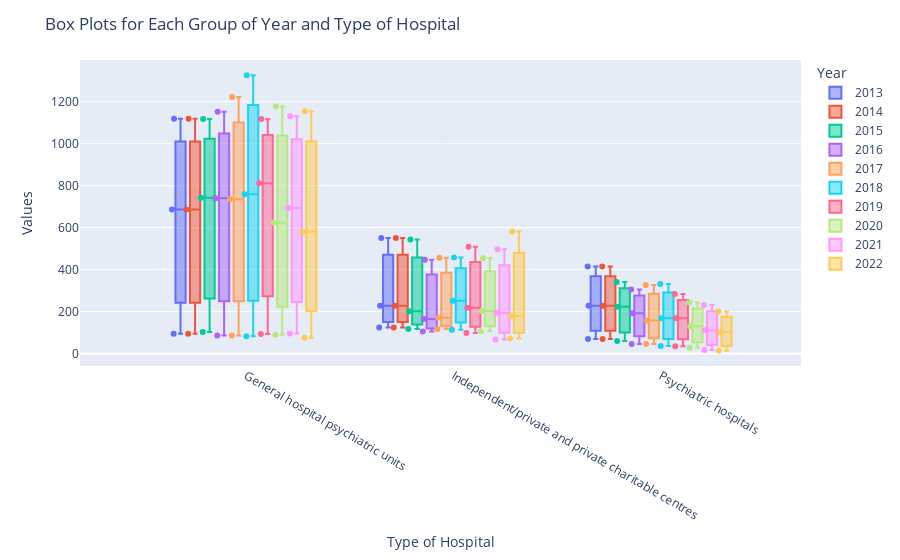

The code cell stored with this chart in its notebook:
### Code cell
import plotly.express as px

# Preparing the data for the box plots, extracting necessary statistics
box_data = []
for name, group in group1:
    year, hospital_type = name
    stats = calculate_stats(pd.DataFrame(group))
    stats_df = stats.reset_index()
    stats_df.rename(columns={'VALUE': 'statistic'}, inplace=True)
    stats_df['Year'] = year
    stats_df['Type of Hospital'] = hospital_type
    box_data.append(stats_df)

# Concatenating all the dataframes into one
box_data = pd.concat(box_data, ignore_index=True)

# Filter the dataframe for the boxplot-related statistics only
boxplot_data = box_data[['Year', 'Type of Hospital', 'Q1', 'Q3', 'Median', 'IQR']]

# Creating the box plot
fig = px.box(boxplot_data, x='Type of Hospital', y=['Q1', 'Median', 'Q3'],
             color='Year', points="all", labels={'variable': 'Statistic', 'value': 'Value'},
             hover_data={'IQR': True})

# Customizing the layout
fig.update_layout(
    title='Box Plots for Each Group of Year and Type of Hospital',
    xaxis_title='Type of Hospital',
    yaxis_title='Values',
    legend_title='Year'
)

# Show the plot
fig.show()

### Figure 1 — Plotly figure (JSON) as saved in the notebook; plotly's stock layout.template omitted (floating-point values rounded to 4 significant figures)
{"data": [{"alignmentgroup": "True", "boxpoints": "all", "customdata": [[1024.0], [426.5], [345], [1024.0], [426.5], [345], [1024.0], [426.5], [345]], "hovertemplate": "Year=2013<br>Type of Hospital=%{x}<br>Value=%{y}<br>IQR=%{customdata[0]}<extra></extra>", "legendgroup": "2013", "marker": {"color": "#636efa"}, "name": "2013", "notched": false, "offsetgroup": "2013", "orientation": "v", "showlegend": true, "type": "box", "x": ["General hospital psychiatric units", "Independent/private and private charitable centres", "Psychiatric hospitals", "General hospital psychiatric units", "Independent/private and private charitable centres", "Psychiatric hospitals", "General hospital psychiatric units", "Independent/private and private charitable centres", "Psychiatric hospitals"], "x0": " ", "xaxis": "x", "y": [94.25, 124.5, 69.5, 686, 228, 228, 1118.0, 551, 414.5], "y0": " ", "yaxis": "y"}, {"alignmentgroup": "True", "boxpoints": "all", "customdata": [[1024.0], [426.5], [345], [1024.0], [426.5], [345], [1024.0], [426.5], [345]], "hovertemplate": "Year=2014<br>Type of Hospital=%{x}<br>Value=%{y}<br>IQR=%{customdata[0]}<extra></extra>", "legendgroup": "2014", "marker": {"color": "#EF553B"}, "name": "2014", "notched": false, "offsetgroup": "2014", "orientation": "v", "showlegend": true, "type": "box", "x": ["General hospital psychiatric units", "Independent/private and private charitable centres", "Psychiatric hospitals", "General hospital psychiatric units", "Independent/private and private charitable centres", "Psychiatric hospitals", "General hospital psychiatric units", "Independent/private and private charitable centres", "Psychiatric hospitals"], "x0": " ", "xaxis": "x", "y": [94.25, 124.5, 69.5, 686, 228, 228, 1118.0, 551, 414.5], "y0": " ", "yaxis": "y"}, {"alignmentgroup": "True", "boxpoints": "all", "customdata": [[1015], [426.5], [281], [1015], [426.5], [281], [1015], [426.5], [281]], "hovertemplate": "Year=2015<br>Type of Hospital=%{x}<br>Value=%{y}<br>IQR=%{customdata[0]}<extra></extra>", "legendgroup": "2015", "marker": {"color": "#00cc96"}, "name": "2015", "notched": false, "offsetgroup": "2015", "orientation": "v", "showlegend": true, "type": "box", "x": ["General hospital psychiatric units", "Independent/private and private charitable centres", "Psychiatric hospitals", "General hospital psychiatric units", "Independent/private and private charitable centres", "Psychiatric hospitals", "General hospital psychiatric units", "Independent/private and private charitable centres", "Psychiatric hospitals"], "x0": " ", "xaxis": "x", "y": [102.2, 117.2, 60.25, 742, 201.5, 222.5, 1117.0, 543.8, 341.2], "y0": " ", "yaxis": "y"}, {"alignmentgroup": "True", "boxpoints": "all", "customdata": [[1066], [343], [259.8], [1066], [343], [259.8], [1066], [343], [259.8]], "hovertemplate": "Year=2016<br>Type of Hospital=%{x}<br>Value=%{y}<br>IQR=%{customdata[0]}<extra></extra>", "legendgroup": "2016", "marker": {"color": "#ab63fa"}, "name": "2016", "notched": false, "offsetgroup": "2016", "orientation": "v", "showlegend": true, "type": "box", "x": ["General hospital psychiatric units", "Independent/private and private charitable centres", "Psychiatric hospitals", "General hospital psychiatric units", "Independent/private and private charitable centres", "Psychiatric hospitals", "General hospital psychiatric units", "Independent/private and private charitable centres", "Psychiatric hospitals"], "x0": " ", "xaxis": "x", "y": [86, 104.5, 45.75, 740.5, 164, 192, 1152, 447.5, 305.5], "y0": " ", "yaxis": "y"}, {"alignmentgroup": "True", "boxpoints": "all", "customdata": [[1136.0], [339], [281.5], [1136.0], [339], [281.5], [1136.0], [339], [281.5]], "hovertemplate": "Year=2017<br>Type of Hospital=%{x}<br>Value=%{y}<br>IQR=%{customdata[0]}<extra></extra>", "legendgroup": "2017", "marker": {"color": "#FFA15A"}, "name": "2017", "notched": false, "offsetgroup": "2017", "orientation": "v", "showlegend": true, "type": "box", "x": ["General hospital psychiatric units", "Independent/private and private charitable centres", "Psychiatric hospitals", "General hospital psychiatric units", "Independent/private and private charitable centres", "Psychiatric hospitals", "General hospital psychiatric units", "Independent/private and private charitable centres", "Psychiatric hospitals"], "x0": " ", "xaxis": "x", "y": [86.5, 117, 45.5, 735, 170.5, 157, 1223.0, 456, 327], "y0": " ", "yaxis": "y"}, {"alignmentgroup": "True", "boxpoints": "all", "customdata": [[1244.0], [344.2], [296.2], [1244.0], [344.2], [296.2], [1244.0], [344.2], [296.2]], "hovertemplate": "Year=2018<br>Type of Hospital=%{x}<br>Value=%{y}<br>IQR=%{customdata[0]}<extra></extra>", "legendgroup": "2018", "marker": {"color": "#19d3f3"}, "name": "2018", "notched": false, "offsetgroup": "2018", "orientation": "v", "showlegend": true, "type": "box", "x": ["General hospital psychiatric units", "Independent/private and private charitable centres", "Psychiatric hospitals", "General hospital psychiatric units", "Independent/private and private charitable centres", "Psychiatric hospitals", "General hospital psychiatric units", "Independent/private and private charitable centres", "Psychiatric hospitals"], "x0": " ", "xaxis": "x", "y": [82.25, 113.2, 35.5, 759, 251.5, 168.5, 1326, 457.5, 331.8], "y0": " ", "yaxis": "y"}, {"alignmentgroup": "True", "boxpoints": "all", "customdata": [[1025.0], [411.5], [249], [1025.0], [411.5], [249], [1025.0], [411.5], [249]], "hovertemplate": "Year=2019<br>Type of Hospital=%{x}<br>Value=%{y}<br>IQR=%{customdata[0]}<extra></extra>", "legendgroup": "2019", "marker": {"color": "#FF6692"}, "name": "2019", "notched": false, "offsetgroup": "2019", "orientation": "v", "showlegend": true, "type": "box", "x": ["General hospital psychiatric units", "Independent/private and private charitable centres", "Psychiatric hospitals", "General hospital psychiatric units", "Independent/private and private charitable centres", "Psychiatric hospitals", "General hospital psychiatric units", "Independent/private and private charitable centres", "Psychiatric hospitals"], "x0": " ", "xaxis": "x", "y": [92.75, 97.75, 34.75, 811.5, 218, 168, 1118.0, 509.2, 283.8], "y0": " ", "yaxis": "y"}, {"alignmentgroup": "True", "boxpoints": "all", "customdata": [[1088], [348.8], [215.2], [1088], [348.8], [215.2], [1088], [348.8], [215.2]], "hovertemplate": "Year=2020<br>Type of Hospital=%{x}<br>Value=%{y}<br>IQR=%{customdata[0]}<extra></extra>", "legendgroup": "2020", "marker": {"color": "#B6E880"}, "name": "2020", "notched": false, "offsetgroup": "2020", "orientation": "v", "showlegend": true, "type": "box", "x": ["General hospital psychiatric units", "Independent/private and private charitable centres", "Psychiatric hospitals", "General hospital psychiatric units", "Independent/private and private charitable centres", "Psychiatric hospitals", "General hospital psychiatric units", "Independent/private and private charitable centres", "Psychiatric hospitals"], "x0": " ", "xaxis": "x", "y": [89.5, 106, 27.5, 623.5, 203, 129.5, 1178.0, 454.8, 242.8], "y0": " ", "yaxis": "y"}, {"alignmentgroup": "True", "boxpoints": "all", "customdata": [[1034.0], [430.2], [214.2], [1034.0], [430.2], [214.2], [1034.0], [430.2], [214.2]], "hovertemplate": "Year=2021<br>Type of Hospital=%{x}<br>Value=%{y}<br>IQR=%{customdata[0]}<extra></extra>", "legendgroup": "2021", "marker": {"color": "#FF97FF"}, "name": "2021", "notched": false, "offsetgroup": "2021", "orientation": "v", "showlegend": true, "type": "box", "x": ["General hospital psychiatric units", "Independent/private and private charitable centres", "Psychiatric hospitals", "General hospital psychiatric units", "Independent/private and private charitable centres", "Psychiatric hospitals", "General hospital psychiatric units", "Independent/private and private charitable centres", "Psychiatric hospitals"], "x0": " ", "xaxis": "x", "y": [96, 67, 17, 693.5, 193, 111.5, 1130.0, 497.2, 231.2], "y0": " ", "yaxis": "y"}, {"alignmentgroup": "True", "boxpoints": "all", "customdata": [[1079], [509.8], [186.8], [1079], [509.8], [186.8], [1079], [509.8], [186.8]], "hovertemplate": "Year=2022<br>Type of Hospital=%{x}<br>Value=%{y}<br>IQR=%{customdata[0]}<extra></extra>", "legendgroup": "2022", "marker": {"color": "#FECB52"}, "name": "2022", "notched": false, "offsetgroup": "2022", "orientation": "v", "showlegend": true, "type": "box", "x": ["General hospital psychiatric units", "Independent/private and private charitable centres", "Psychiatric hospitals", "General hospital psychiatric units", "Independent/private and private charitable centres", "Psychiatric hospitals", "General hospital psychiatric units", "Independent/private and private charitable centres", "Psychiatric hospitals"], "x0": " ", "xaxis": "x", "y": [75.25, 71.25, 13.5, 580, 180.5, 102, 1154.0, 581, 200.2], "y0": " ", "yaxis": "y"}], "layout": {"boxmode": "group", "legend": {"title": {"text": "Year"}, "tracegroupgap": 0}, "margin": {"t": 60}, "title": {"text": "Box Plots for Each Group of Year and Type of Hospital"}, "xaxis": {"anchor": "y", "domain": [0, 1], "title": {"text": "Type of Hospital"}}, "yaxis": {"anchor": "x", "domain": [0, 1], "title": {"text": "Values"}}}}
